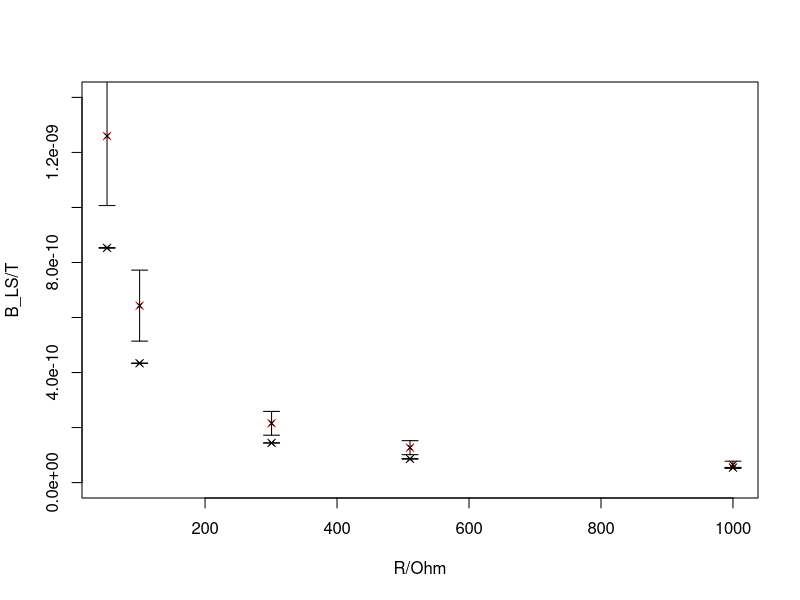
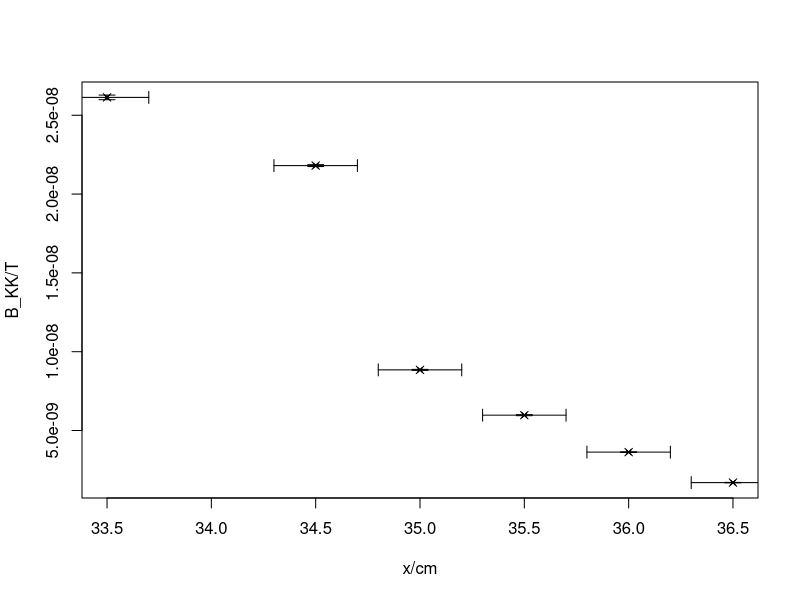

These figures' R source, in order:
library("Hmisc")
library("plotrix")



F = 9.3 * 10^-9
Si = 1.9
mu_0 = 4*pi*10^-7
U = 2.68
A = pi*0.002^2

# Leiterschleife
#Magnetfeld
a_LS <- c(-0.3485069, -0.1772445, -0.05893693, -0.0352345, 0.02223518)
s_a_LS <- c(0.0004740048, 0.0002890753, 0.0002707528, 0.0004135886, 0.0003707150)
B_LS = abs(F*a_LS/(2*Si))
s_B_LS = (s_a_LS/a_LS)*B_LS
R <- c(51.47, 100.8, 300.8, 510.6, 1000)


plot(R, B_LS, pch=4, ylim = c(0, 14*10^-10), , xlab="R/Ohm", ylab = "B_LS/T")
plotCI (R, B_LS, uiw=abs(s_B_LS) , err="y" , pch=4, cex=0.6 ,add=TRUE)


#Dipol

z_LS = sqrt(4.7^2 + 0.1^2)*10^-2
s_z_LS = 0.2*10^-2
p_LS = (2*pi*B_LS*z_LS^3)/mu_0

s_p_LS = p_LS * sqrt((s_B_LS/B_LS)^2 + 3*(s_z_LS/z_LS)^2)

#Theorie

p_theo = A*U/R
s_p_theo = 2*pi*0.002*0.0005/R
B_theo = (mu_0/(2*pi))*(p_theo/z_LS^3)
s_B_theo = B_theo * sqrt((s_p_theo/p_theo)^2 + 3*(s_z_LS/z_LS)^2)
points(R, B_theo, pch=4, col="red")
plotCI (R, B_theo, uiw=abs(s_B_theo) , err="y" , pch=4, cex=0.6 ,add=TRUE)
#random Shit - gleiche Reihenfolge wie.txt
#Magnetfeld

a_RS <- c(1.5468670, 0.1211425, 0.4497760, 1.0042261, -0.3500509)
s_a_RS <- c(0.0079674875, 0.0011208778, 0.0006547072, 0.0024883093, 0.001887523)
B_RS = abs(F*a_RS/(2*Si))
s_B_RS = (s_a_RS/a_RS)*B_RS

#Dipol
z_RS1 = sqrt(4.7^2 + 6.5^2)*10^-2
z_RS2 = sqrt(4.7^2 + 4.5^2)*10^-2
z_RS <- c (z_RS1, z_RS1, z_RS1, z_RS2, z_RS1)
s_z_RS = 0.2*10^-2

p_RS = (2*pi*B_RS*z_RS^3)/mu_0
s_p_RS = p_RS * sqrt((s_B_RS/B_RS)^2 + 3*(s_z_RS/z_RS)^2)

#Kronkorken

#Magnetfeld
a_KK <- c(10.6775694, -8.9101144, 3.6145876, 2.4405903, -1.4831742, -0.6929581)
s_a_KK <- c(0.0597263308, 0.0246627915, 0.0125814955, 0.0133117778, 0.0071175290, 0.005957833)
B_KK = abs(F*a_KK/(2*Si))
s_B_KK = (s_a_KK/a_KK)*B_KK

x <- c(33.5, 34.5, 35.0, 35.5, 36.0, 36.5)
s_x <- c(0.2, 0.2, 0.2, 0.2, 0.2, 0.2)




plot(x, B_KK, pch=4, xlab="x/cm", ylab="B_KK/T")
plotCI (x, B_KK, uiw=abs(s_B_KK) , err="y" , pch=4, cex=0.6 ,add=TRUE)
plotCI (x, B_KK, uiw=abs(s_x) , err="x" , pch=4, cex=0.6 ,add=TRUE)


#Dipol

z_KK = sqrt(4.7^2 + (x-28.5)^2)*10^-2
s_z_KK = 0.2*10^-2

p_KK = (2*pi*B_KK*z_KK^3)/mu_0
s_p_KK = p_KK * sqrt((s_B_KK/B_KK)^2 + 3*(s_z_KK/z_KK)^2)
